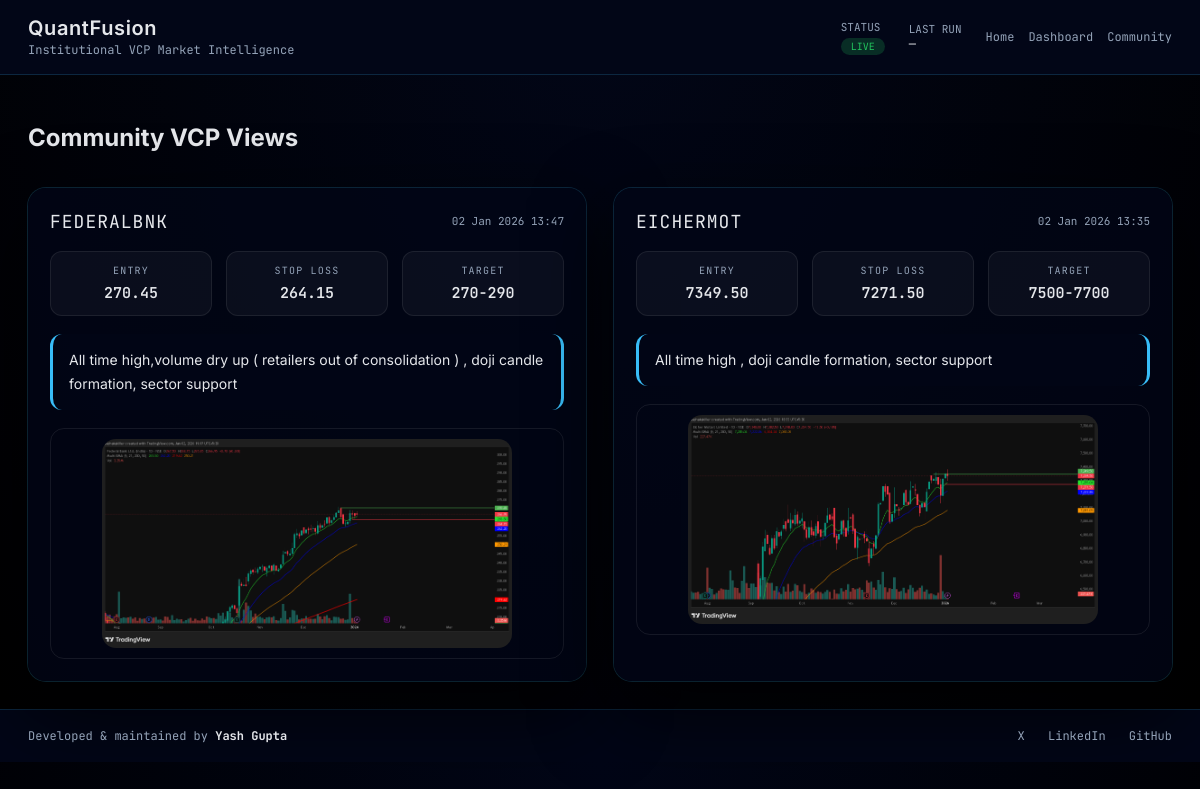
The app's page /community with its own data.
### web/db/models.py (models this page shows)
class CommunityPost(Base):
    __tablename__ = "community_posts"
    id = Column(Integer, primary_key=True, index=True)
    symbol = Column(String, index=True)
    entry = Column(String)
    stop_loss = Column(String)
    target = Column(String)
    commentary = Column(Text)
    image_path = Column(String, nullable=True)
    created_at = Column(DateTime, default=datetime.utcnow)

### web/routes/community.py (the view)
@router.get("/community", response_class=HTMLResponse)
def community_page(request: Request):
    db = SessionLocal()
    posts = (
        db.query(CommunityPost)
        .order_by(CommunityPost.created_at.desc())
        .all()
    )
    db.close()
    return templates.TemplateResponse(
        "community.html",
        {
            "request": request,
            "posts": posts
        }
    )

### web/templates/community.html (shortened to what this page needs)
{% extends "base.html" %}
{% block content %}
<h2 class="section-title">Community VCP Views</h2>
{% if posts %}
<div class="community-grid">
    {% for post in posts %}
    <div class="community-card">
        <div class="community-header">
            <div class="community-symbol">{{ post.symbol }}</div>
            <div class="community-time">
                {{ post.created_at.strftime("%d %b %Y %H:%M") }}
            </div>
        </div>
        <div class="community-levels">
            <div class="level-item">
                <span class="level-label">ENTRY</span>
                <span class="level-value">{{ post.entry }}</span>
            </div>
            <div class="level-item">
                <span class="level-label">STOP LOSS</span>
                <span class="level-value">{{ post.stop_loss }}</span>
            </div>
            <div class="level-item">
                <span class="level-label">TARGET</span>
                <span class="level-value">{{ post.target }}</span>
            </div>
        </div>
        <div class="community-commentary">
            {{ post.commentary }}
        </div>
        {% if post.image_path %}
        <div class="community-image">
            <img src="{{ post.image_path }}" alt="{{ post.symbol }} VCP setup">
        </div>
        {% endif %}
    </div>
    {% endfor %}
</div>
{% else %}
<p class="muted">No community post yet</p>
{% endif %}
{% endblock %}

### web/templates/base.html (shortened to what this page needs)
<!DOCTYPE html>
<html lang="en">
<head>
    <link rel="stylesheet" href="/static/style.css">
</head>
<body>
<header class="app-header">
    <div class="nav-left">
        <div class="brand">QuantFusion</div>
        <div class="subtitle">Institutional VCP Market Intelligence</div>
    </div>
    <div class="nav-right">
        <div class="nav-item">
            STATUS
            <span class="status-pill live">LIVE</span>
        </div>
        <div class="nav-item">
            LAST RUN
            <span class="nav-mono">{{ system_stats.last_run if system_stats else "—" }}</span>
        </div>
        <div class="nav-links">
            <a href="/" class="nav-link">Home</a>
            <a href="/dashboard" class="nav-link">Dashboard</a>
            <a href="/community" class="nav-link">Community</a>
        </div>
    </div>
</header>
<main class="app-container">
    {% block content %}{% endblock %}
</main>
<footer class="app-footer">
    <div class="footer-content">
        <div class="footer-left">
            Developed &amp; maintained by <strong>Yash Gupta</strong>
        </div>
        <div class="footer-right">
            <a href="https://x.com/_yash_gupta_13" target="_blank">X</a>
            <a href="https://www.linkedin.com/in/yashgupta0856/" target="_blank">LinkedIn</a>
            <a href="https://github.com/yashgupta0856" target="_blank">GitHub</a>
        </div>
    </div>
</footer>
</body>
</html>

### web/static/style.css (style rules this page uses)
:root { --bg: #020617; --panel: rgba(2,6,23,0.78); --border: rgba(56,189,248,0.18); --text: #e5e7eb; --muted: #94a3b8; --accent: #38bdf8; --positive: #22c55e; --mono: "JetBrains Mono", monospace; }
* { box-sizing: border-box; }
body { margin: 0; font-family: Inter, sans-serif; background: radial-gradient(ellipse at top, #020617, #000); color: var(--text); }
.app-container { padding: 28px; max-width: 1400px; margin: 0 auto; }
.app-header { display: flex; justify-content: space-between; align-items: center; padding: 16px 28px; border-bottom: 1px solid var(--border); background: linear-gradient(180deg, #020617, #020617); }
.nav-left .brand { font-size: 20px; font-weight: 600; letter-spacing: 0.6px; }
.nav-left .subtitle { font-family: var(--mono); font-size: 12px; color: var(--muted); margin-top: 2px; }
.nav-right { display: flex; align-items: center; gap: 24px; }
.nav-item { display: flex; flex-direction: column; font-family: var(--mono); font-size: 11px; color: var(--muted); }
.nav-mono { font-size: 12px; color: var(--text); }
.status-pill { margin-top: 4px; padding: 2px 10px; border-radius: 999px; font-size: 10px; background: rgba(34,197,94,0.2); color: var(--positive); }
.nav-links { display: flex; gap: 14px; }
.nav-link { font-family: var(--mono); font-size: 12px; color: var(--muted); text-decoration: none; }
.app-footer { padding: 18px 28px; border-top: 1px solid var(--border); background: linear-gradient(180deg, #020617, #020617); }
.footer-content { max-width: 1400px; margin: 0 auto; display: flex; justify-content: space-between; font-family: var(--mono); font-size: 12px; color: var(--muted); }
.footer-left strong { color: var(--text); }
.footer-right a { color: var(--muted); text-decoration: none; margin-left: 16px; }

### web/templates/community.html (style rules this page uses)
.community-grid { display: grid; grid-template-columns: repeat(auto-fit, minmax(420px, 1fr)); gap: 28px; margin-top: 36px; }
.community-card { background: rgba(2,6,23,0.78); border-radius: 18px; padding: 22px; box-shadow: 0 0 0 1px rgba(56,189,248,0.18), 0 30px 80px rgba(0,0,0,0.75); display: flex; flex-direction: column; gap: 18px; transition: transform 0.15s ease, box-shadow 0.15s ease; }
.community-header { display: flex; justify-content: space-between; align-items: center; }
.community-symbol { font-family: "JetBrains Mono", monospace; font-size: 18px; letter-spacing: 1px; }
.community-time { font-family: "JetBrains Mono", monospace; font-size: 11px; color: #94a3b8; }
.community-levels { display: grid; grid-template-columns: repeat(3, 1fr); gap: 14px; }
.level-item { padding: 12px; border-radius: 12px; background: rgba(255,255,255,0.04); border: 1px solid rgba(255,255,255,0.08); display: flex; flex-direction: column; gap: 6px; font-family: "JetBrains Mono", monospace; text-align: center; }
.level-label { font-size: 10px; letter-spacing: 1.2px; color: #94a3b8; }
.level-value { font-size: 15px; font-weight: 600; color: #e5e7eb; }
.community-commentary { padding: 14px 16px; border-radius: 12px; background: rgba(2,6,23,0.6); border-left: 3px solid #38bdf8; border-right: 3px solid #38bdf8; font-size: 14px; line-height: 1.7; color: #e5e7eb; }
.community-image { width: 100%; overflow: hidden; border-radius: 14px; border: 1px solid rgba(255,255,255,0.08); }
.community-image img { width: 80%; height: auto; display: block; margin: 10px auto; border-radius: 14px; }

### records on screen
CommunityPost: symbol "FEDERALBNK", created_at "02 Jan 2026 13:47", entry "270.45", stop_loss "264.15", target "270-290", commentary "All time high,volume dry up ( retailers out of consolidation ) , doji candle formation, sector support", image_path (picture)
CommunityPost: symbol "EICHERMOT", created_at "02 Jan 2026 13:35", entry "7349.50", stop_loss "7271.50", target "7500-7700", commentary "All time high , doji candle formation, sector support", image_path (picture)

### other values on screen
{{ system_stats.last_run if system_stats else "—" }} "—"
